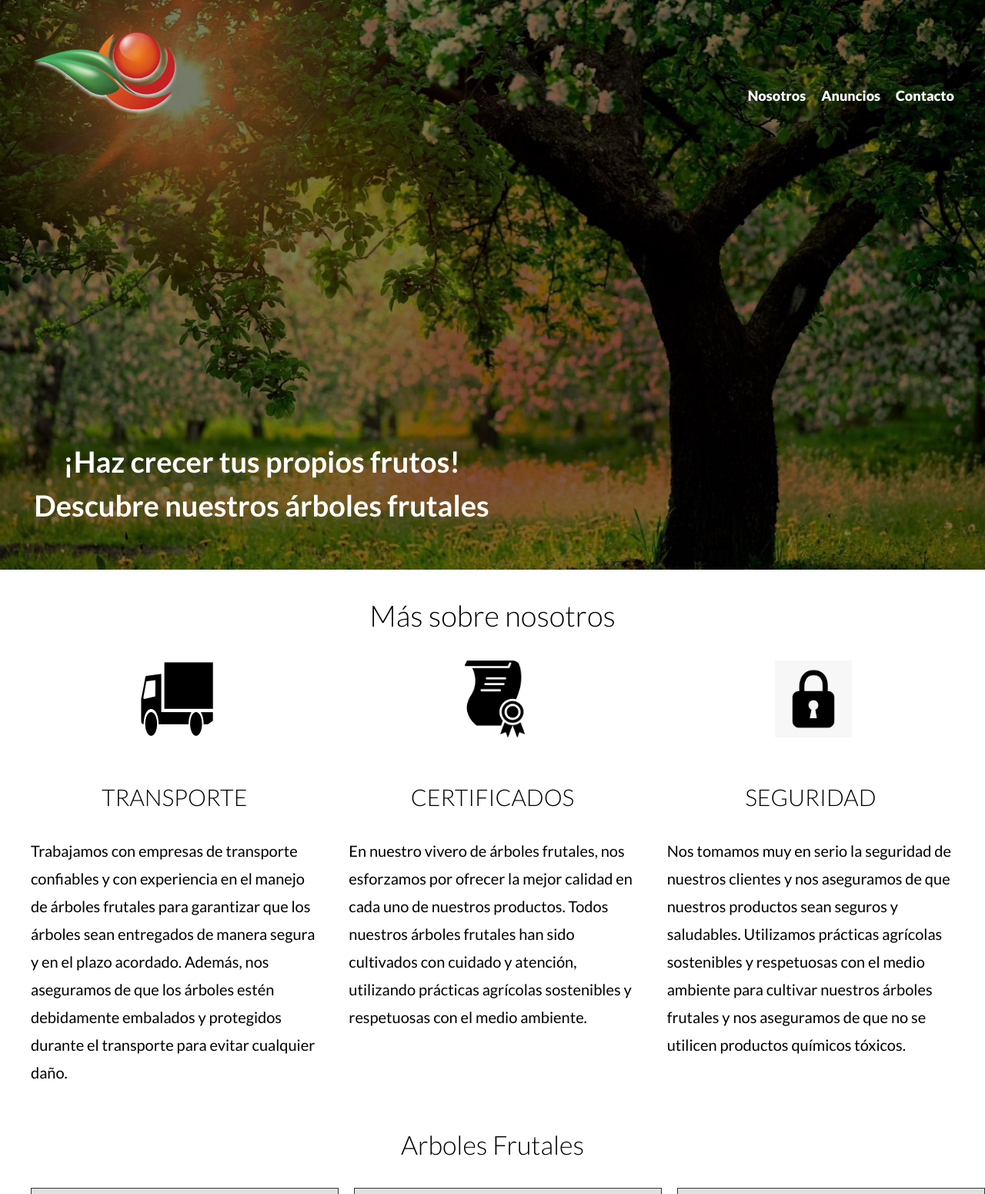
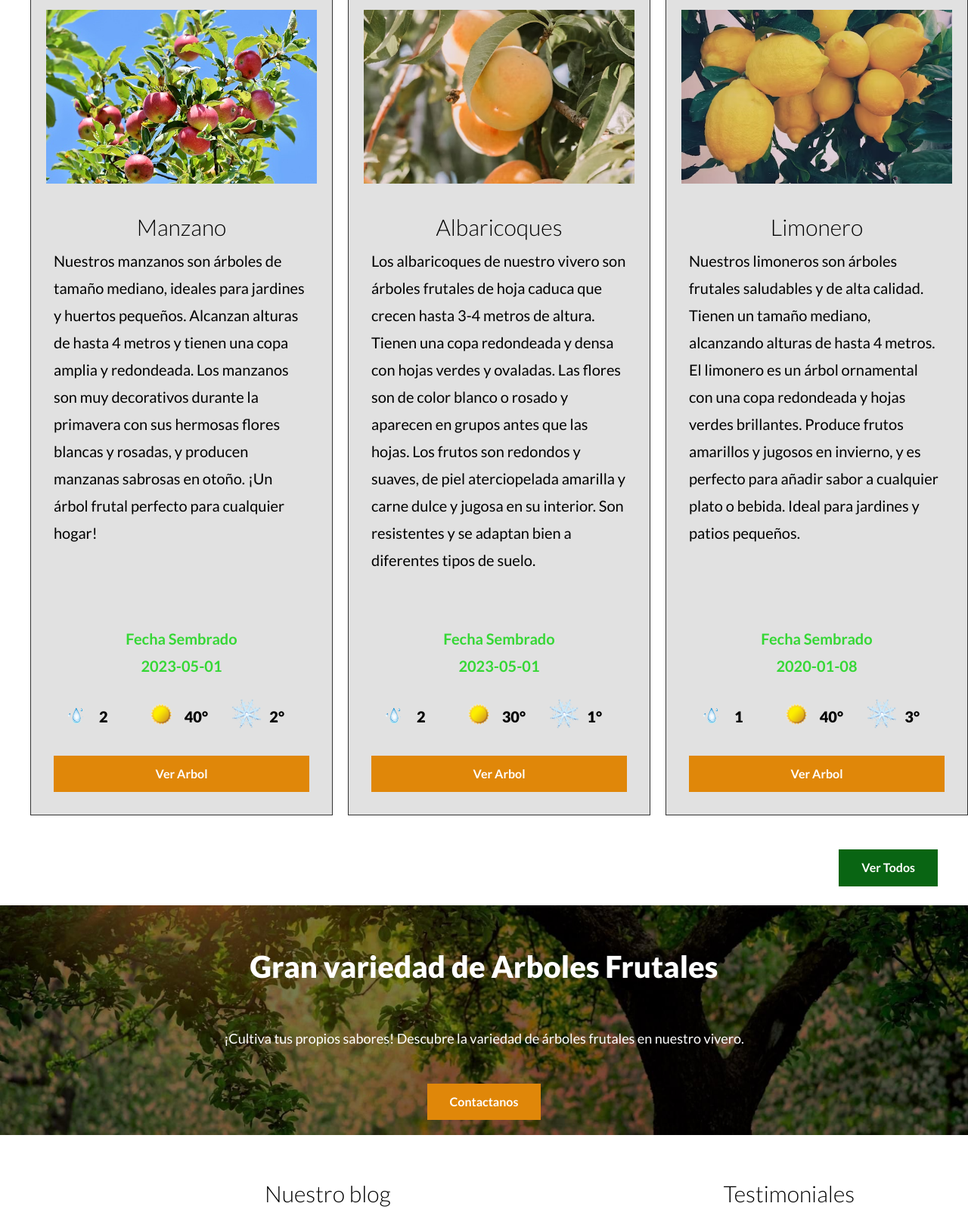
The page / (upper part) on the database its author committed (2 pictures, top to bottom).
### tables this page shows
CREATE TABLE `vivero` (
  `id` int(11) NOT NULL,
  `nombre` varchar(45) NOT NULL,
  `imagen` varchar(200) NOT NULL,
  `descripcion` varchar(600) NOT NULL,
  `sol` int(3) NOT NULL,
  `agua` int(1) NOT NULL,
  `frio` int(3) NOT NULL,
  `fechaSembrado` date NOT NULL
);

### src/includes/templates/anuncios.php (the view, shortened to what this page needs)
<?php
$db = conectarDB();
$query = "SELECT * FROM  vivero LIMIT ${limite}";
$resultado  = mysqli_query($db,$query);
?>
<div class="contenedor-anuncios">
    <?php while($arbol = mysqli_fetch_assoc($resultado)): ?>
            <div class="anuncio">
                <img src="/imagenes/<?php echo $arbol['imagen']; ?>" alt="manzano">
                <div class="contenido-anuncio">
                    <h3><?php echo $arbol['nombre']; ?></h3>
                    <p class="parraf"><?php echo $arbol['descripcion']; ?></p>
                    <p  class="fecha">Fecha Sembrado<br> <?php echo $arbol['fechaSembrado']; ?></p>
                    <ul class="iconos-caracteristicas">
                        <li>
                            <img src="/build/img/gotaIcono.png" alt="" loading="lazy">
                            <p><?php echo $arbol['agua'];?></p>
                        </li>
                        <li>
                            <img src="/build/img/solIcono.png" alt="" loading="lazy">
                            <p><?php echo $arbol['sol'];?>°</p>
                        </li>
                        <li>
                            <img src="/build/img/copo.png" alt="" loading="lazy">
                            <p><?php echo $arbol['frio'];?>°</p>
                        </li>
                    </ul>
                    <a href="anuncio.php?id=<?php echo $arbol['id'];?>" class="boton boton-amarillo-block">
                        Ver Arbol
                    </a>
                </div>
            </div>
        <?php endwhile; ?>
        </div>

### build/css/app.css (style rules this page uses)
html { -webkit-text-size-adjust:100%;line-height:1.15 }
body { margin:0 }
a { background-color:transparent }
img { border-style:none }
html { box-sizing:border-box;font-size:62.5% }
*,:after,:before { box-sizing:inherit }
body { font-family:Lato,sans-serif;font-size:1.6rem;line-height:1.8 }
p { color:#000;font-size:2rem }
a { text-decoration:none }
img,picture { display:block;width:100% }
h1,h2,h3 { font-family:Lato,sans-serif;font-weight:300;margin:2.5rem 0;text-align:center }
h3 { font-size:3rem }
.boton-amarillo-block { background-color:#e08709;border:none;color:#fff;display:block;font-weight:700;margin-top:2.5rem;padding:1rem 3rem;text-align:center;text-decoration:none }
@media (min-width:768px) { .contenedor-anuncios { display:grid;gap:2rem;grid-template-columns:repeat(3,1fr) } }
.anuncio { background-color:#e1e1e1;border:1px solid #333;margin-bottom:2rem;overflow:hidden;padding:1rem;width:40rem }
.anuncio img { height:25rem;margin-bottom:0;-o-object-fit:cover;object-fit:cover;padding:1rem }
.anuncio .contenido-anuncio { padding:2rem }
.anuncio .contenido-anuncio p { overflow:hidden;text-overflow:ellipsis }
.anuncio .contenido-anuncio .parraf { height:48rem;text-align:left }
.anuncio h3,.anuncio p { margin:0;overflow-wrap:break-word }
.anuncio .fecha { color:#35d735;font-size:2rem;font-weight:700;margin-top:2rem;text-align:center }
.iconos-caracteristicas { display:flex;list-style:none;max-width:50rem;padding:0 }
.iconos-caracteristicas li { display:flex;flex:1 }
.iconos-caracteristicas img { flex:0 0 6rem;height:6rem;margin-right:0 rem }
.iconos-caracteristicas p { font-weight:900;margin-top:1.5rem }
img { height:50rem;margin-bottom:5rem }

### rows shown on the page
vivero: imagen (picture), nombre "Manzano", descripcion "Nuestros manzanos son árboles de tamaño mediano, ideales para jardines y huertos pequeños. Alcanzan alturas de hasta 4 metros y tienen una copa amplia y redondeada. Los manzanos son muy decorativos durante la primavera con sus hermosas flores blancas y rosadas, y producen manzanas sabrosas en otoño. ¡Un árbol frutal perfecto para cualquier hogar!", fechaSembrado "2023-05-01", agua "2", sol "40", frio "2"
vivero: imagen (picture), nombre "Albaricoques", descripcion "Los albaricoques de nuestro vivero son árboles frutales de hoja caduca que crecen hasta 3-4 metros de altura. Tienen una copa redondeada y densa con hojas verdes y ovaladas. Las flores son de color blanco o rosado y aparecen en grupos antes que las hojas. Los frutos son redondos y suaves, de piel aterciopelada amarilla y carne dulce y jugosa en su interior. Son resistentes y se adaptan bien a diferentes tipos de suelo.", fechaSembrado "2023-05-01", agua "2", sol "30", frio "1"
vivero: imagen (picture), nombre "Limonero", descripcion "Nuestros limoneros son árboles frutales saludables y de alta calidad. Tienen un tamaño mediano, alcanzando alturas de hasta 4 metros. El limonero es un árbol ornamental con una copa redondeada y hojas verdes brillantes. Produce frutos amarillos y jugosos en invierno, y es perfecto para añadir sabor a cualquier plato o bebida. Ideal para jardines y patios pequeños.", fechaSembrado "2020-01-08", agua "1", sol "40", frio "3"
